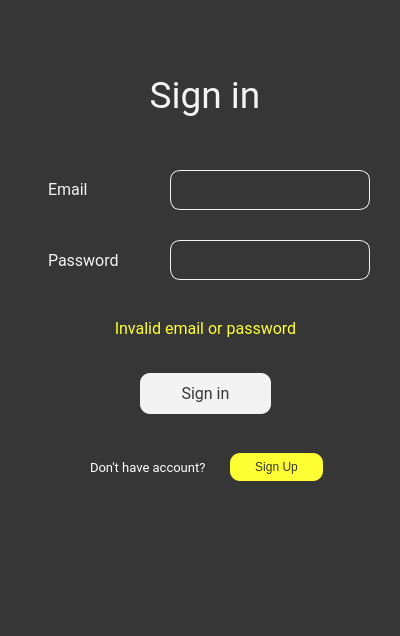
<?xml version="1.0" encoding="UTF-8"?>
<ui version="4.0">
 <class>Dialog</class>
 <widget class="QDialog" name="Dialog">
  <property name="geometry">
   <rect>
    <x>0</x>
    <y>0</y>
    <width>400</width>
    <height>636</height>
   </rect>
  </property>
  <property name="windowTitle">
   <string>Sign In</string>
  </property>
  <property name="styleSheet">
   <string notr="true">background : #363636;
</string>
  </property>
  <widget class="QLabel" name="label_18">
   <property name="geometry">
    <rect>
     <x>48</x>
     <y>179</y>
     <width>71</width>
     <height>21</height>
    </rect>
   </property>
   <property name="font">
    <font>
     <family>Roboto</family>
     <pointsize>12</pointsize>
    </font>
   </property>
   <property name="styleSheet">
    <string notr="true">color: rgb(243,243,243)</string>
   </property>
   <property name="text">
    <string>Email</string>
   </property>
  </widget>
  <widget class="QLabel" name="label_19">
   <property name="geometry">
    <rect>
     <x>48</x>
     <y>250</y>
     <width>111</width>
     <height>21</height>
    </rect>
   </property>
   <property name="font">
    <font>
     <family>Roboto</family>
     <pointsize>12</pointsize>
    </font>
   </property>
   <property name="styleSheet">
    <string notr="true">color: rgb(243,243,243)</string>
   </property>
   <property name="text">
    <string>Password</string>
   </property>
  </widget>
  <widget class="QLabel" name="invalid">
   <property name="geometry">
    <rect>
     <x>10</x>
     <y>313</y>
     <width>391</width>
     <height>31</height>
    </rect>
   </property>
   <property name="font">
    <font>
     <family>Roboto</family>
     <pointsize>12</pointsize>
    </font>
   </property>
   <property name="styleSheet">
    <string notr="true">color: #FFFF33;</string>
   </property>
   <property name="text">
    <string>Invalid email or password</string>
   </property>
   <property name="alignment">
    <set>Qt::AlignCenter</set>
   </property>
  </widget>
  <widget class="QLabel" name="label_20">
   <property name="geometry">
    <rect>
     <x>10</x>
     <y>60</y>
     <width>390</width>
     <height>71</height>
    </rect>
   </property>
   <property name="sizePolicy">
    <sizepolicy hsizetype="Preferred" vsizetype="Preferred">
     <horstretch>0</horstretch>
     <verstretch>0</verstretch>
    </sizepolicy>
   </property>
   <property name="font">
    <font>
     <family>Roboto</family>
     <pointsize>28</pointsize>
    </font>
   </property>
   <property name="styleSheet">
    <string notr="true">color: rgb(243,243,243)</string>
   </property>
   <property name="text">
    <string>Sign in</string>
   </property>
   <property name="alignment">
    <set>Qt::AlignCenter</set>
   </property>
  </widget>
  <widget class="QLineEdit" name="email">
   <property name="geometry">
    <rect>
     <x>170</x>
     <y>170</y>
     <width>200</width>
     <height>40</height>
    </rect>
   </property>
   <property name="font">
    <font>
     <family>Roboto</family>
     <pointsize>10</pointsize>
    </font>
   </property>
   <property name="styleSheet">
    <string notr="true">color: rgb(243,243,243);
border-radius: 10px;
border: 1px solid rgb(243,243,243);</string>
   </property>
  </widget>
  <widget class="QLineEdit" name="password">
   <property name="geometry">
    <rect>
     <x>170</x>
     <y>240</y>
     <width>200</width>
     <height>40</height>
    </rect>
   </property>
   <property name="sizePolicy">
    <sizepolicy hsizetype="Expanding" vsizetype="Fixed">
     <horstretch>0</horstretch>
     <verstretch>0</verstretch>
    </sizepolicy>
   </property>
   <property name="font">
    <font>
     <family>Roboto</family>
     <pointsize>10</pointsize>
    </font>
   </property>
   <property name="styleSheet">
    <string notr="true">
color: rgb(243,243,243);
border-radius: 10px;
border: 1px solid rgb(243,243,243)</string>
   </property>
   <property name="text">
    <string/>
   </property>
  </widget>
  <widget class="QLabel" name="label_21">
   <property name="geometry">
    <rect>
     <x>90</x>
     <y>459</y>
     <width>141</width>
     <height>16</height>
    </rect>
   </property>
   <property name="font">
    <font>
     <family>Roboto</family>
     <pointsize>10</pointsize>
    </font>
   </property>
   <property name="styleSheet">
    <string notr="true">color: rgb(255, 255, 255)</string>
   </property>
   <property name="text">
    <string>Don't have account?</string>
   </property>
  </widget>
  <widget class="QPushButton" name="loginbutton">
   <property name="geometry">
    <rect>
     <x>140</x>
     <y>373</y>
     <width>131</width>
     <height>41</height>
    </rect>
   </property>
   <property name="font">
    <font>
     <family>Roboto</family>
     <pointsize>12</pointsize>
    </font>
   </property>
   <property name="styleSheet">
    <string notr="true">background: rgb(243, 243, 243);
color: rgb(54, 54, 54);
border-radius: 10px;
border: none;</string>
   </property>
   <property name="text">
    <string>Sign in</string>
   </property>
  </widget>
  <widget class="QPushButton" name="createaccbutton">
   <property name="geometry">
    <rect>
     <x>230</x>
     <y>453</y>
     <width>93</width>
     <height>28</height>
    </rect>
   </property>
   <property name="styleSheet">
    <string notr="true">border:none;
color:#363636;;
background: #FFFF33;
border-radius: 10px</string>
   </property>
   <property name="text">
    <string>Sign Up</string>
   </property>
  </widget>
 </widget>
 <resources/>
 <connections/>
</ui>
